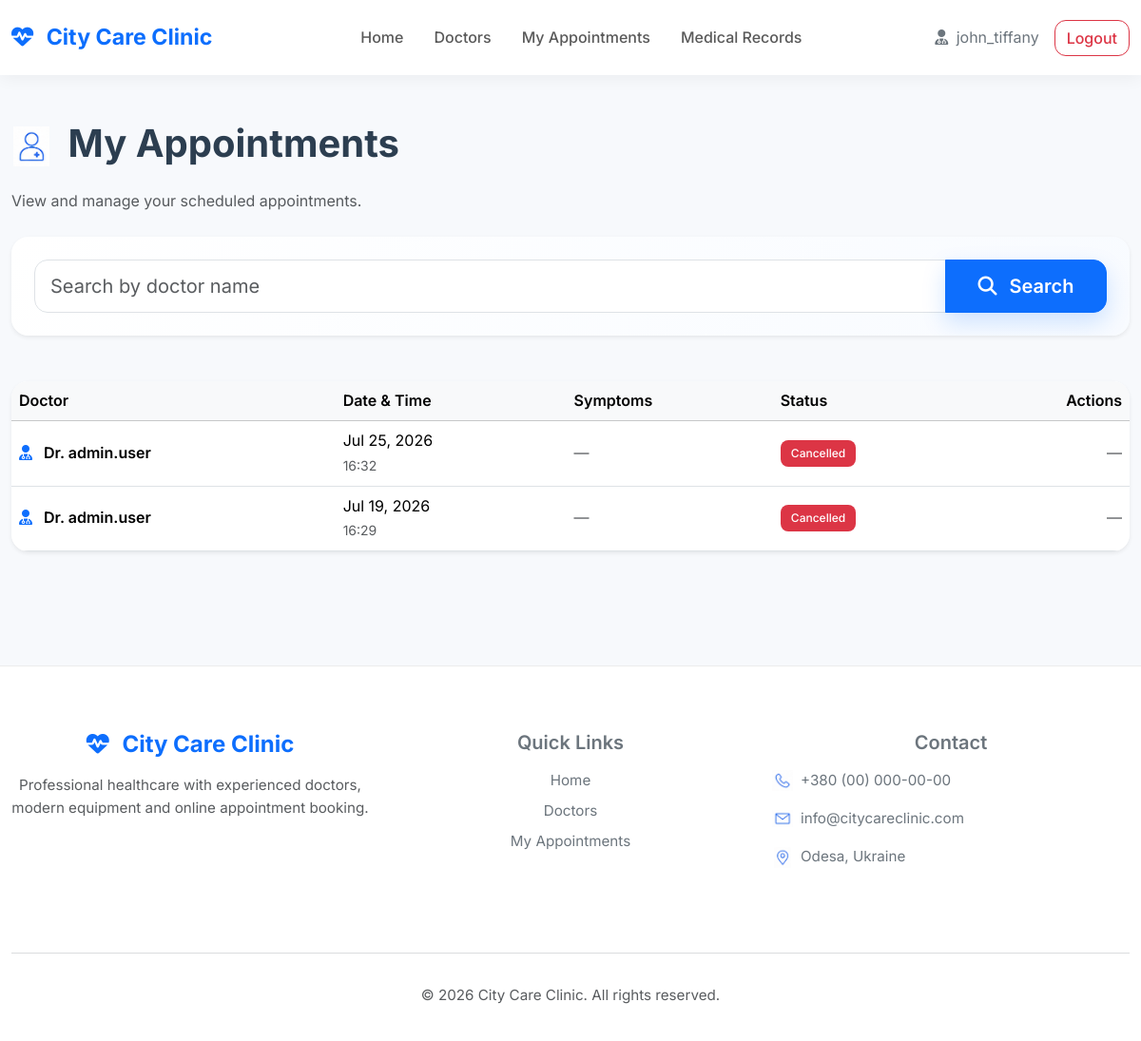
Before: /appointments/my/ (signed in) with the older database file.
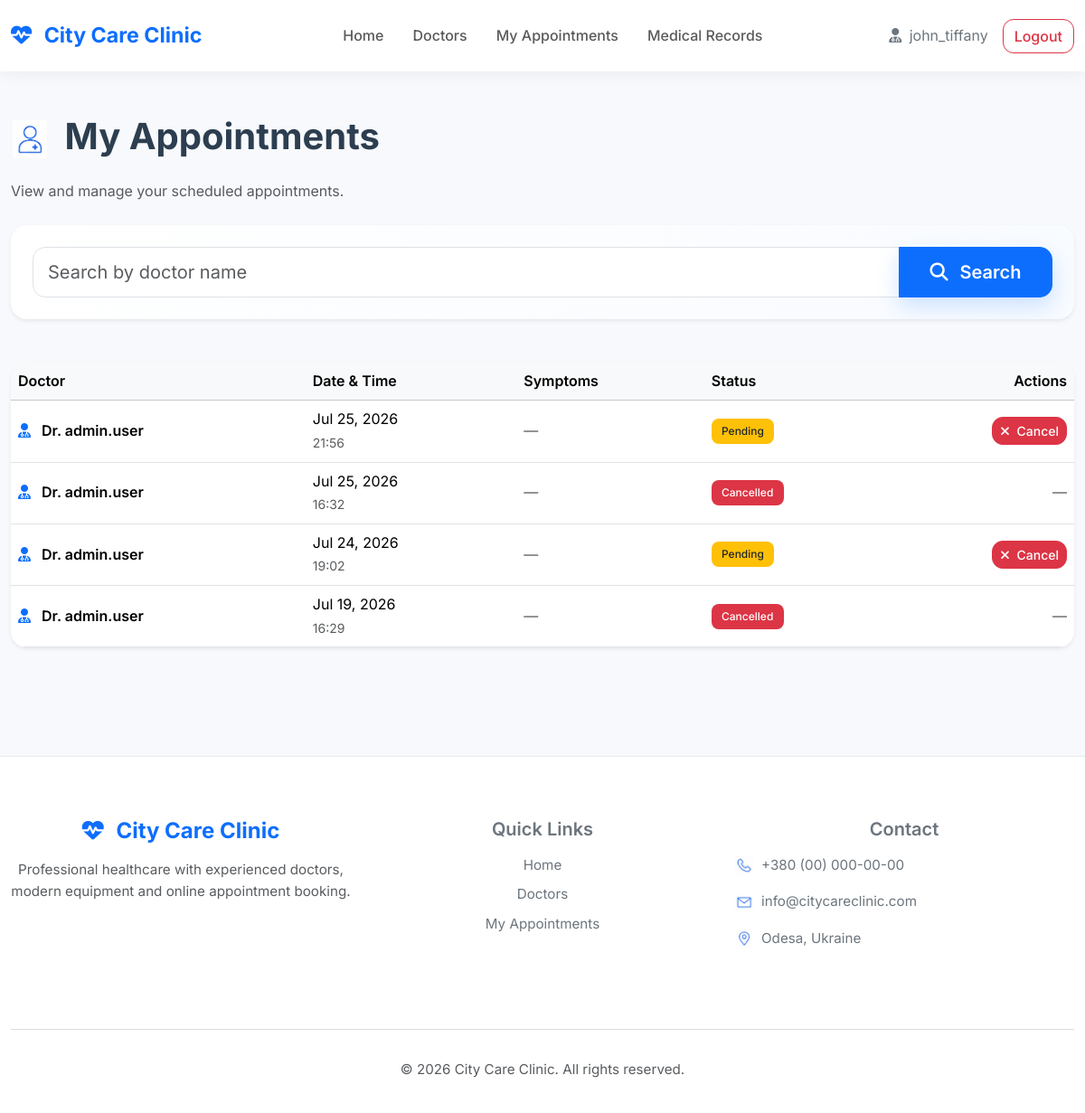
After: the same page with the newer database file.
### hospital/models.py (models this page shows, shortened)
class CustomUser(AbstractUser):
    ROLE_CHOICES = [
        ("patient", "Patient"),
        ("doctor", "Doctor"),
    ]
    role = models.CharField(
        max_length=50,
        choices=ROLE_CHOICES,
        default="patient",
    )

class Appointment(models.Model):
    STATUS_CHOICES = [
        ("pending", "Pending"),
        ("confirmed", "Confirmed"),
        ("completed", "Completed"),
        ("cancelled", "Cancelled"),
    ]
    doctor = models.ForeignKey(
        DoctorProfile,
        on_delete=models.CASCADE,
        related_name="appointments"
    )
    patient = models.ForeignKey(
        PatientProfile,
        on_delete=models.CASCADE,
        related_name="appointments"
    )
    symptoms = models.ManyToManyField(
        Symptom,
        related_name="appointments",
        blank=True,
    )
    date_time = models.DateTimeField()
    status = models.CharField(
        max_length=20,
        choices=STATUS_CHOICES,
        default="pending",
    )
    reason = models.CharField(max_length=100, null=True, blank=True)
    class Meta:
        ordering = ["-date_time"]

class DoctorProfile(models.Model):
    user = models.OneToOneField(
        CustomUser,
        on_delete=models.CASCADE,
        related_name="doctor_profile",
    )
    specialization = models.ManyToManyField(
        Specialization,
        related_name="doctors",
        blank=True,
    )
    department = models.ForeignKey(
        Department,
        on_delete=models.CASCADE,
        related_name="doctors",
    )
    experience_years = models.PositiveIntegerField(default=0)
    license_number = models.CharField(max_length=50, unique=True)
    class Meta:
        ordering = ["user__last_name", "user__first_name"]
    def __str__(self):
        return f"Dr. {self.user.get_full_name() or self.user.username}"

### hospital/views.py (the view)
class MyAppointmentsListView(
    LoginRequiredMixin,
    PatientRequiredMixin,
    generic.ListView
):
    model = Appointment
    template_name = "hospital/my_appointments.html"
    context_object_name = "appointments_list"
    paginate_by = 5
    def get_queryset(self):
        queryset = Appointment.objects.filter(
            patient=self.request.user.patient_profile
        ).select_related("doctor__user").prefetch_related("symptoms")
        doctor_name = self.request.GET.get("doctor_name")
        if doctor_name:
            queryset = queryset.filter(
                doctor__user__last_name__icontains=doctor_name
            )
        return queryset
    def get_context_data(self, **kwargs):
        context = super().get_context_data(**kwargs)
        context["search_form"] = AppointmentSearchForm(
            initial={"doctor_name": self.request.GET.get("doctor_name", "")}
        )
        return context

### hospital/forms.py
class AppointmentSearchForm(forms.Form):
    doctor_name = forms.CharField(
        max_length=100,
        required=False,
        label="",
        widget=forms.TextInput(attrs={
            "placeholder": "Search by doctor name",
            "class": "form-control",
        }),
    )

### hospital/mixins.py (called while the page is built)
    def test_func(self):
        return (
            self.request.user.is_authenticated
            and self.request.user.role == "patient"
            and hasattr(self.request.user, "patient_profile")
        )

### templates/hospital/my_appointments.html (shortened to what this page needs)
{% extends "base.html" %}
{% load static %}
{% load crispy_forms_tags %}
{% block content %}
<section>
  <div class="mb-4">
    <div>
      <h1 class="fw-bold mb-4">
        <img
          src="{% static 'images/icons/icon-patient.png' %}"
          class="icon-img me-2"
          alt="Appointments">
        My Appointments
      </h1>
      <p class="text-muted mb-0">
        View and manage your scheduled appointments.
      </p>
    </div>
  </div>
  <div class="card border-0 shadow-sm p-4 mb-5 search-card">
    <form method="get">
      <div class="input-group input-group-lg">
        {{ search_form.doctor_name }}
        <button
          class="btn btn-primary px-4"
          type="submit"
        >
          <i class="fa-solid fa-magnifying-glass me-2"></i>
          Search
        </button>
      </div>
    </form>
  </div>
  <div class="card border-0 shadow-sm">
    <div class="table-responsive">
      <table class="table table-hover align-middle mb-0">
        <thead class="table-light">
          <tr>
            <th>Doctor</th>
            <th>Date & Time</th>
            <th>Symptoms</th>
            <th>Status</th>
            <th class="text-end">
              Actions
            </th>
          </tr>
        </thead>
        <tbody>
          {% for appointment in appointments_list %}
            <tr>
              <td class="fw-semibold">
                <i class="fa-solid fa-user-doctor text-primary me-2"></i>
                {{ appointment.doctor }}
              </td>
              <td>
                {{ appointment.date_time|date:"M d, Y" }}
                <br>
                <small class="text-muted">
                  {{ appointment.date_time|time:"H:i" }}
                </small>
              </td>
              <td>
                {% for symptom in appointment.symptoms.all %}
                  <span class="badge bg-primary-subtle text-primary me-1">
                    {{ symptom }}
                  </span>
                {% empty %}
                  <span class="text-muted">
                    —
                  </span>
                {% endfor %}
              </td>
              <td>
                <span class="badge
                  {% if appointment.status == "confirmed" %}
                    bg-success
                  {% elif appointment.status == "cancelled" %}
                    bg-danger
                  {% elif appointment.status == "completed" %}
                    bg-primary
                  {% else %}
                    bg-warning text-dark
                  {% endif %}
                ">
                  {{ appointment.get_status_display }}
                </span>
              </td>
              <td class="text-end">
                {% if appointment.status == "pending" %}
                  <form
                    method="post"
                    action="{% url 'hospital:appointment-cancel' appointment.pk %}"
                    class="d-inline"
                  >
                    <button
                      class="btn btn-danger btn-sm"
                      type="submit"
                    >
                      <i class="fa-solid fa-xmark me-1"></i>
                      Cancel
                    </button>
                  </form>
                {% else %}
                  <span class="text-muted">
                    —
                  </span>
                {% endif %}
              </td>
            </tr>
          {% endfor %}
        </tbody>
      </table>
    </div>
  </div>
</section>
{% endblock %}

### templates/base.html (shortened to what this page needs)
{% load static %}
<!DOCTYPE html>
<html lang="en">
<head>
  <link href="https://cdn.jsdelivr.net/npm/bootstrap@5.3.3/dist/css/bootstrap.min.css" rel="stylesheet">
  <link rel="stylesheet"
        href="https://cdnjs.cloudflare.com/ajax/libs/font-awesome/6.7.1/css/all.min.css">
  <link rel="stylesheet" href="{% static 'css/styles.css' %}">
</head>
<body>
<nav class="navbar navbar-expand-lg sticky-top py-3">
  <div class="container">
    <a class="navbar-brand"
       href="{% url 'hospital:home' %}">
      <i class="fa-solid fa-heart-pulse me-2"></i>
      City Care Clinic
    </a>
    <div class="collapse navbar-collapse" id="navbarNav">
      <ul class="navbar-nav mx-auto">
        <li class="nav-item">
          <a class="nav-link px-3" href="{% url 'hospital:home' %}">
            Home
          </a>
        </li>
        <li class="nav-item">
          <a class="nav-link px-3" href="{% url 'hospital:doctor-list' %}">
            Doctors
          </a>
        </li>
        {% if user.is_authenticated %}
          {% if user.role == "patient" %}
            <li class="nav-item">
              <a
                class="nav-link px-3"
                href="{% url 'hospital:my-appointments' %}"
              >
                My Appointments
              </a>
            </li>
            <li class="nav-item">
              <a
                class="nav-link px-3"
                href="{% url 'hospital:my-records' %}"
              >
                Medical Records
              </a>
            </li>
          {% endif %}
        {% endif %}
      </ul>
      <div class="d-flex align-items-center gap-2">
        {% if user.is_authenticated %}
          <span class="text-secondary me-2">
            <i class="fa-solid fa-user-doctor me-1"></i>
            {{ user.username }}
          </span>
          <form method="post" action="{% url 'logout' %}">
            <button class="btn btn-outline-danger">
              Logout
            </button>
          </form>
        {% endif %}
      </div>
    </div>
  </div>
</nav>
<main class="py-5">
  <div class="container">
    {% block content %}
    {% endblock %}
  </div>
</main>
<footer class="mt-5">
  <div class="container">
    <div class="row py-5">
      <div class="col-lg-4 mb-4">
        <h4 class="text-primary fw-bold">
          <i class="fa-solid fa-heart-pulse me-2"></i>
          City Care Clinic
        </h4>
        <p class="text-muted mt-3">
          Professional healthcare with experienced doctors,
          modern equipment and online appointment booking.
        </p>
      </div>
      <div class="col-lg-4 mb-4">
        <h5 class="fw-semibold mb-3">
          Quick Links
        </h5>
        <ul class="list-unstyled">
          <li class="mb-2">
            <a href="{% url 'hospital:home' %}">
              Home
            </a>
          </li>
          <li class="mb-2">
            <a href="{% url 'hospital:doctor-list' %}">
              Doctors
            </a>
          </li>
          {% if user.is_authenticated %}
            {% if user.role == "patient" %}
              <li class="mb-2">
                <a href="{% url 'hospital:my-appointments' %}">
                  My Appointments
                </a>
              </li>
            {% endif %}
          {% endif %}
        </ul>
      </div>
      <div class="col-lg-4">
        <h5 class="fw-semibold mb-3">
          Contact
        </h5>
        <p class="mb-3 d-flex align-items-center gap-2">
          <img
            src="{% static 'images/icons/icon-phone.png' %}"
            alt="Phone"
            class="contact-icon"
          >
          <span>+380 (00) 000-00-00</span>
        </p>
        <p class="mb-3 d-flex align-items-center gap-2">
          <img
            src="{% static 'images/icons/icon-mail.png' %}"
            alt="Email"
            class="contact-icon"
          >
          <span>info@citycareclinic.com</span>
        </p>
        <p class="d-flex align-items-center gap-2">
          <img
            src="{% static 'images/icons/icon-location.png' %}"
            alt="Location"
            class="contact-icon"
          >
          <span>Odesa, Ukraine</span>
        </p>
      </div>
    </div>
    <hr>
    <div class="text-center py-3 text-muted">
      © {% now "Y" %} City Care Clinic.
      All rights reserved.
    </div>
  </div>
</footer>
</body>
</html>

### templates/includes/pagination.html (shortened to what this page needs)
{% load query_transform %}

### static/css/styles.css (style rules this page uses)
* { margin: 0; padding: 0; box-sizing: border-box; }
:root { --primary: #0d6efd; --background: #f7f9fc; --text: #2c3e50; --shadow: rgba(0, 0, 0, .07); }
html { scroll-behavior: smooth; }
body { font-family: "Inter", sans-serif; background: var(--background); color: var(--text); line-height: 1.6; }
main { min-height: calc(100vh - 230px); }
.container { max-width: 1200px; }
a { text-decoration: none; }
.navbar { background: #fff; padding: .9rem 0; box-shadow: 0 2px 18px rgba(0, 0, 0, .06); backdrop-filter: blur(14px); }
.navbar-brand { font-size: 1.45rem; font-weight: 700; color: var(--primary) !important; transition: .25s ease; }
.nav-link { position: relative; font-weight: 500; transition: .25s ease; }
.nav-link::after { content: ""; position: absolute; left: 12px; bottom: 0; width: 0; height: 2px; background: var(--primary); transition: .25s ease; }
.btn { border-radius: 12px; font-weight: 500; transition: .25s ease; }
.btn-primary, .btn-outline-primary { padding: .55rem 1.4rem; }
.btn-primary { box-shadow: 0 10px 25px rgba(13, 110, 253, .18); }
.btn-outline-danger { border-radius: 12px; }
.card { border: none; border-radius: 18px; overflow: hidden; box-shadow: 0 10px 28px var(--shadow); transition: .25s ease; }
.badge { border-radius: 8px; padding: .5rem .7rem; font-weight: 500; }
.form-control, .form-select { padding: .7rem .9rem; border-radius: 12px; }
.table { overflow: hidden; border-radius: 16px; }
.table th { font-weight: 600; }
.search-card { background: linear-gradient( 135deg, #ffffff, #f8fbff ); }
.search-card .form-select, .search-card .form-control { min-height: 56px; border: 1px solid #dee2e6; border-radius: 14px 0 0 14px; box-shadow: none; }
.search-card .btn { min-width: 170px; border-radius: 0 14px 14px 0; font-weight: 600; }
.icon-img { width: 42px; height: 42px; object-fit: contain; flex-shrink: 0; transition: transform .3s ease, filter .3s ease; }
.contact-icon { width: 22px; height: 22px; object-fit: contain; flex-shrink: 0; }
footer { margin-top: 80px; padding: 20px 0; background: #fff; border-top: 1px solid #ececec; color: #6c757d; text-align: center; font-size: .95rem; }
footer a { color: #6c757d; transition: .25s ease; }
.fa-solid { transition: .25s ease; }

Changed rows visible on the page:
added Appointment: doctor "Dr. admin.user", date_time "Jul 25, 2026", date_time "21:56", status "Pending", shows "Cancel"
added Appointment: doctor "Dr. admin.user", date_time "Jul 24, 2026", date_time "19:02", status "Pending", shows "Cancel"
